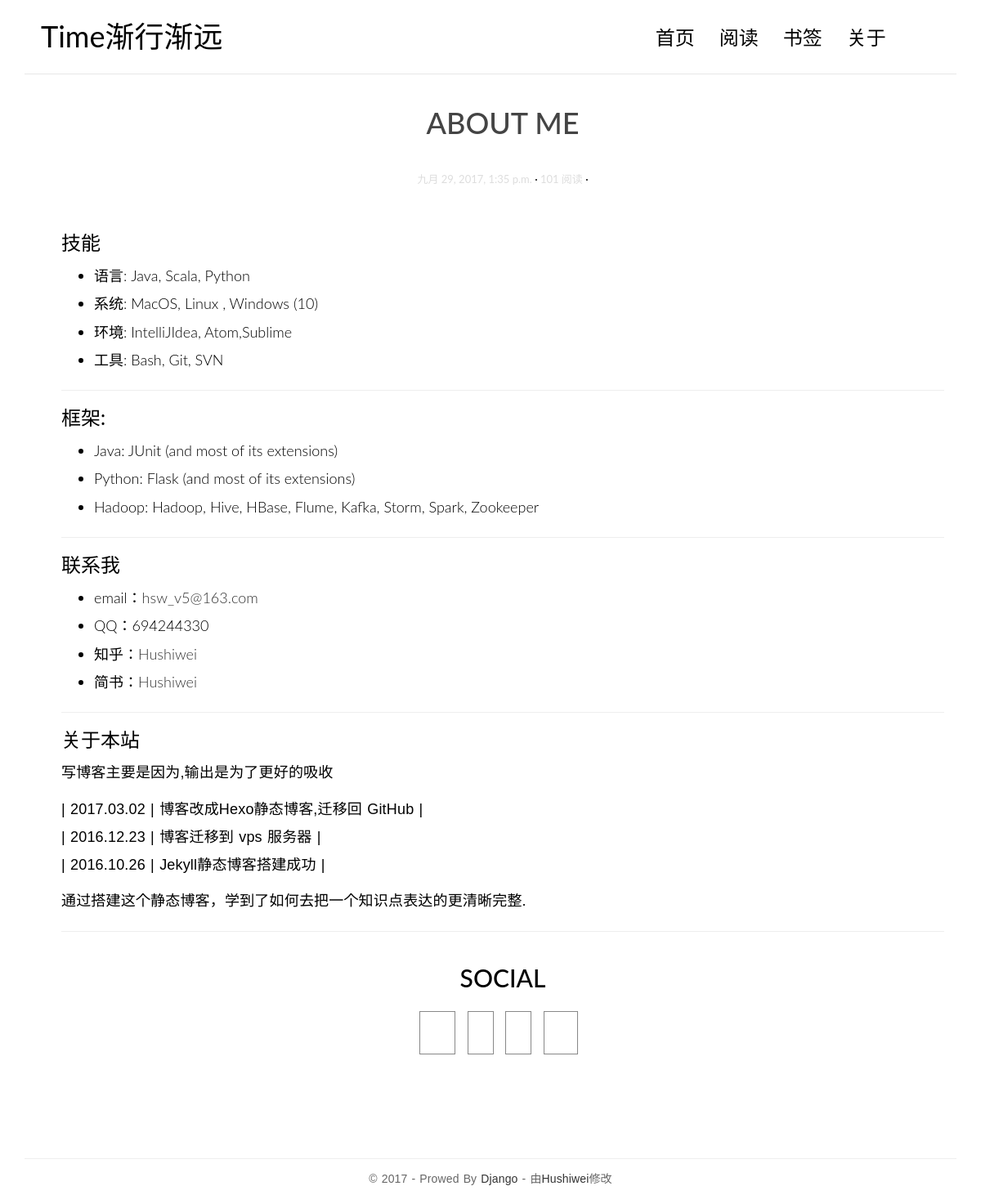
The page /about/ on the database its author committed.
### blog/models.py (models this page shows, shortened)
class Note(models.Model):
    name=models.CharField(max_length=70)
    content=models.TextField()
    views=models.PositiveIntegerField(default=0)
    created_time=models.DateTimeField(auto_now_add=True)
    def increase_views(self):
        self.views+=1
        self.save(update_fields=['views'])

### blog/views.py (the view)
# urls.py: url(r'^about/$',views.about,name='about')
def about(request):
    aboutme=Note.objects.get(name='aboutme')
    aboutme.increase_views()
    aboutme.content=markdown.markdown(aboutme.content,
                                extensions=[
                                    'markdown.extensions.extra',
                                    'markdown.extensions.codehilite',
                                    'markdown.extensions.toc',
                                ])
    return render(request,'blog/about.html',context={
        'aboutme':aboutme,
    })

### templates/blog/about.html (shortened to what this page needs)
{% extends 'basic.html' %}
{% load staticfiles %}
{% block main %}
    <div class="content-body">
        <div class="container">
            <div class="row">
                <main class="col-md-12">
                    <h1 class="page-title">ABOUT ME</h1>
                    <article class="post">
                        <div class="entry-meta">
                            <span class="post-category">{{ aboutme.created_time }}</span>
                            <span class="post-category">{{ aboutme.views }} 阅读</span>
                        </div>
                        <div class="entry-content clearfix">
                            <p>{{ aboutme.content|safe }}</p>
                            <h2 class="title text-center">SOCIAL</h2>
                            <ul class="social">
                                <li class="facebook"><a href="#"></a></li>
                                <li class="twitter"><a href="#"></a></li>
                                <li class="google-plus"><a href="https://www.google.com"></a></li>
                                <li class="tumblr"><a href="#"></a></li>
                            </ul>
                        </div>
                    </article>
                </main>
            </div>
        </div>
    </div>
{% endblock main %}

### blog/static/blog/css/custom.css (style rules this page uses)
* { outline: none; }
h1, h2, h3, h4, h5, h6 { margin-top: 0; }
a { color: #333; }
body { color: #444; font-family: 'Lato', sans-serif; }
p { font-family: 'Ubuntu', sans-serif; font-weight: 400; word-spacing: 1px; letter-spacing: 0.01em; }
.page-title { text-align: center; }
.title { margin-bottom: 30px; }
.content-body { padding-bottom: 4em; }
.post { background: #fff; padding: 30px 30px 0; }
.entry-meta { text-align: center; color: #DDDDDD; font-size: 13px; margin-bottom: 30px; }
.entry-content { font-size: 18px; line-height: 1.9; font-weight: 300; color: #000; }
.post-category::after, .post-tag::after, .post-date::after, .post-author::after, .comments-link::after { content: ' ·'; color: #000; }
.social { list-style-type: none; padding: 0; margin: 0; text-align: center; }
.social li { display: inline-block; margin-right: 10px; margin-bottom: 20px; }
.social li a { border: 1px solid #888; font-size: 22px; color: #888; transition: all 0.3s ease-in; }
.facebook a { padding: 12px 21px; }
.twitter a { padding: 12px 15px; }
.google-plus a { padding: 12px 15px; }
.tumblr a { padding: 12px 20px; }

### rows shown on the page
Note: created_time "九月 29, 2017, 1:35 p.m.", views "101", content "技能 语言: Java, Scala, Python 系统: MacOS, Linux , Windows (10) 环境: IntelliJIdea, Atom,Sublime 工具: Bash, Git, SVN 框架: Java: JUnit (and most of its extensions) Python: Flask (and most of its extensions) Hadoop: Hadoop, Hive, HBase, Flume, Kafka, Storm, Spark, Zookeeper 联系我 email： hsw_v5@163.com QQ：694244330 知乎： Hushiwei 简书： Hushiwei 关于本站 写博客主要是因为,输出是为了更好的吸收 | 2017.03.02 | 博客改成Hexo静态博客,迁移回 GitHub | | 2016.12.23 | 博客迁移到 vps 服务器 | | 2016.10.26 | Jekyll静态博客搭建成功 | 通过搭建这个静态博客，学到了如何去把一个知识点表达的更清晰完整."
